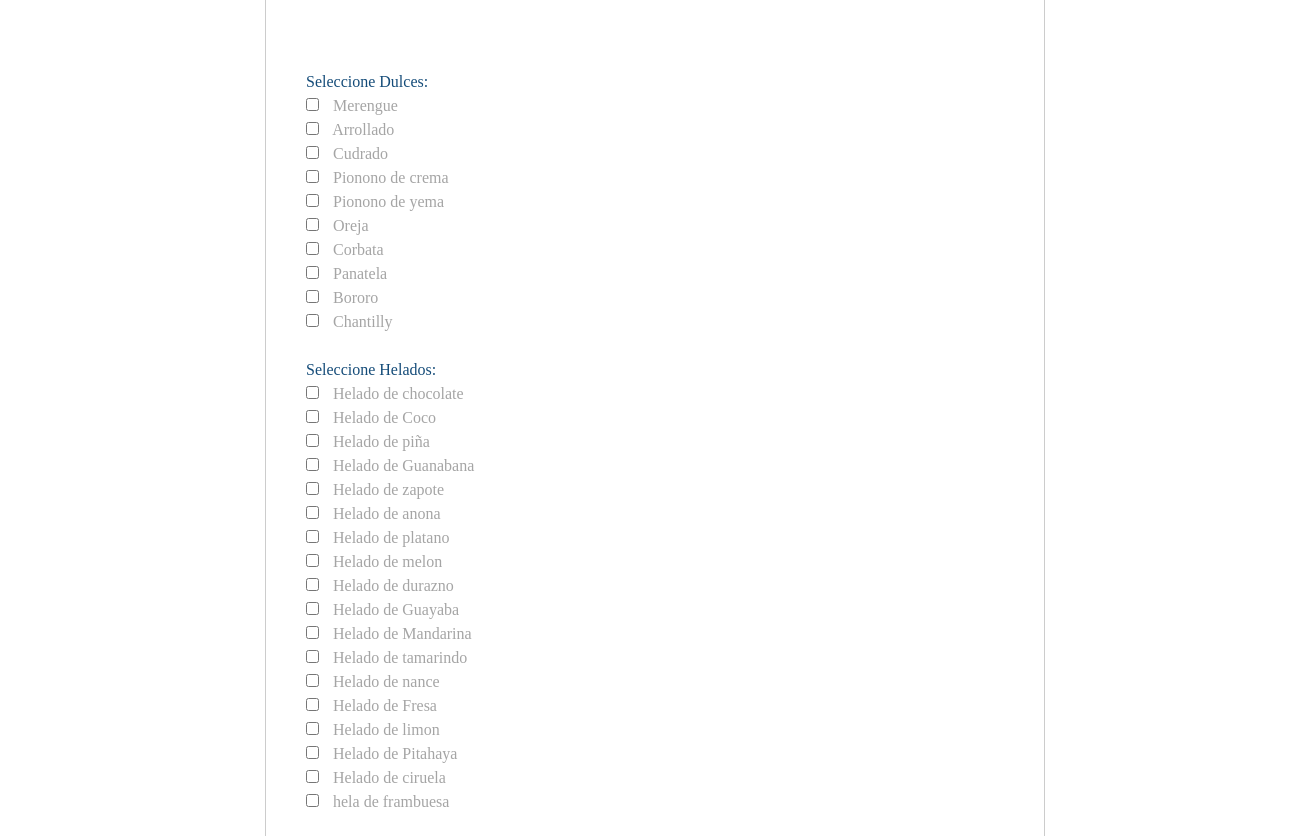
The app's page /pedidos_landing.php (middle part), older data.
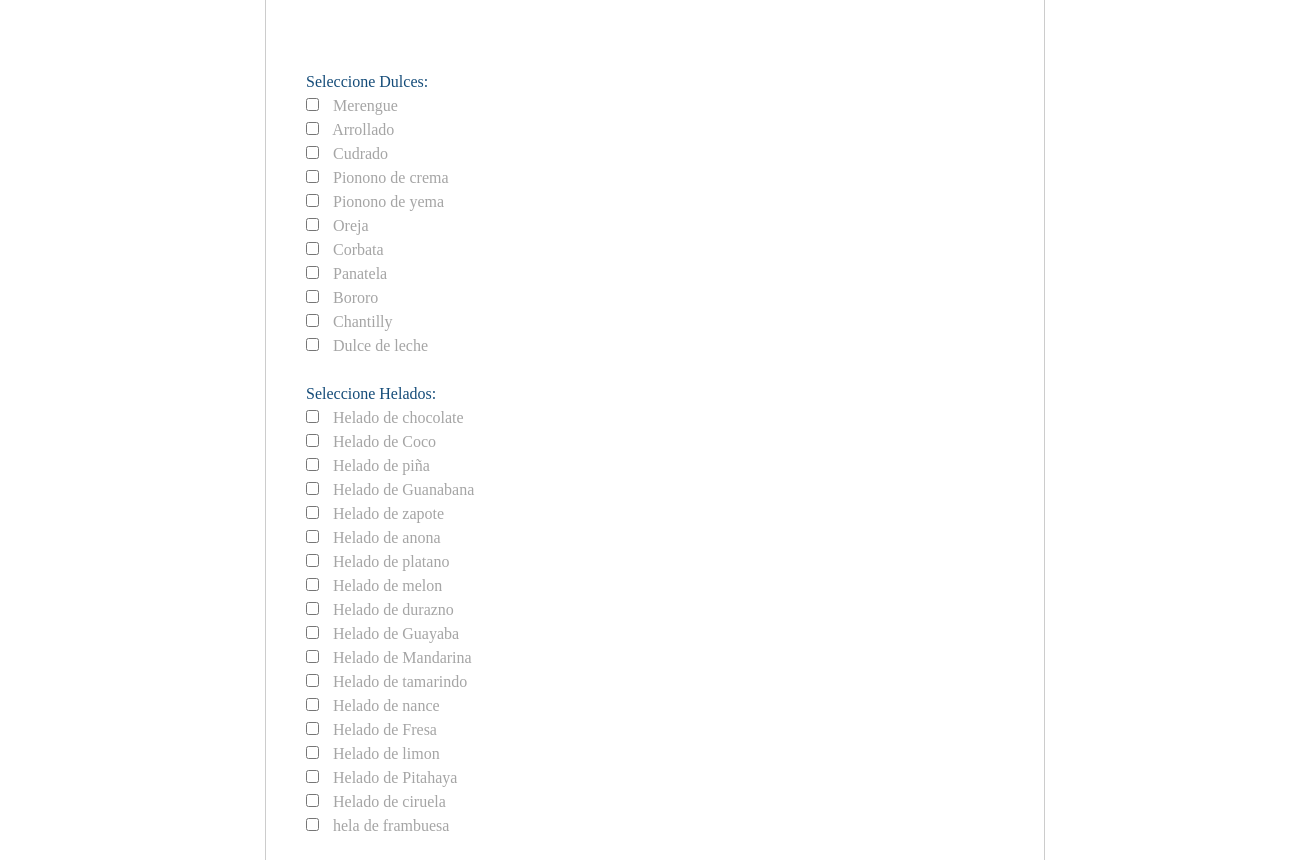
The same page, newer data.
### tables this page shows
CREATE TABLE `dulces` (
  `id_dulces` int(5) NOT NULL,
  `dulce` varchar(100) NOT NULL,
  `descripcion` varchar(100) NOT NULL,
  `precio` varchar(100) NOT NULL,
  `ruta` varchar(100) NOT NULL,
  `codigo` int(10) NOT NULL
);

CREATE TABLE `helados` (
  `id_helados` int(5) NOT NULL,
  `helado` varchar(100) NOT NULL,
  `descripcion` text NOT NULL,
  `precio` varchar(100) NOT NULL,
  `ruta` varchar(100) NOT NULL,
  `codigo` int(10) NOT NULL
);

### pedidos_landing.php (the view, shortened to what this page needs)
<!DOCTYPE html>
<html lang="en">
<head>
    <link rel="stylesheet" href="style_landing.css">
</head>
<body>
    <div class="ancho contenedor_nuestros_productos">
        <h2 class="text-center">Complete el siguiente formulario:</h2><br>
        <hr class="barra_amarilla1 text-center"><br>
        <div class="contenedor_formulario_pedidos">
            <form action="guardar_pedido.php" method="POST" class="izq" onsubmit="return validarFormulario()">
                <br>
                <input class="inputs_campos" type="text" name="nombre_cliente_pedido" id="nombre_cliente_pedido" required><br><br>
                <input class="inputs_campos" type="email" name="correo_cliente_pedido" id="correo_cliente_pedido" oninput="filtrarCaracteresEspeciales(this)" required><br><br>
                <input class="inputs_campos" type="tel" name="telefono_cliente_pedido" id="telefono_cliente_pedido" maxlength="10" pattern="999\d{7}" oninput="this.value = this.value.replace(/[^0-9]/g, '')" required><br><br>
                <br><br>
    <br><br>
<br><br>
                <label>Seleccione Dulces:</label><br>
                <?php
                require "conexion.php";
                $consulta_dulces = "SELECT id_dulces, dulce FROM dulces";
                $resultado_dulces = mysqli_query($conectar, $consulta_dulces);
                while ($fila_dulces = mysqli_fetch_array($resultado_dulces)) {
                    $id_dulce = 'dulce_' . $fila_dulces['id_dulces'];
                    echo '<input type="checkbox" name="dulces[]" value="' . htmlspecialchars($fila_dulces['dulce']) . '" onclick="toggleCantidad(this, \'' . $id_dulce . '\')"> ' . htmlspecialchars($fila_dulces['dulce']);
                    echo '<input class="cantidad_campo" type="number" name="cantidad_' . str_replace(' ', '_', $fila_dulces['dulce']) . '" id="' . $id_dulce . '" placeholder="Cantidad" style="display:none;" min="1"><br>';
                }
                ?>
                <br>
                <label>Seleccione Helados:</label><br>
                <?php
                $consulta_helados = "SELECT id_helados, helado FROM helados";
                $resultado_helados = mysqli_query($conectar, $consulta_helados);
                while ($fila_helados = mysqli_fetch_array($resultado_helados)) {
                    $id_helado = 'helado_' . str_replace(' ', '_', $fila_helados['id_helados']);
                    echo '<input type="checkbox" name="helados[]" value="' . htmlspecialchars($fila_helados['helado']) . '" onclick="toggleCantidad(this, \'' . $id_helado . '\')"> ' . htmlspecialchars($fila_helados['helado']);
                    echo '<input class="cantidad_campo" type="number" name="cantidad_' . str_replace(' ', '_', $fila_helados['helado']) . '" id="' . $id_helado . '" placeholder="Cantidad" style="display:none;" min="1" max="50"><br>';
                }
                ?>
                <br>
                <br><br>
                <br><br>
            </form>
        </div>
    </div> <br>
</body>
</html>

Row changes from the older to the newer data that the page shows:
added dulces: dulce "Dulce de leche"
